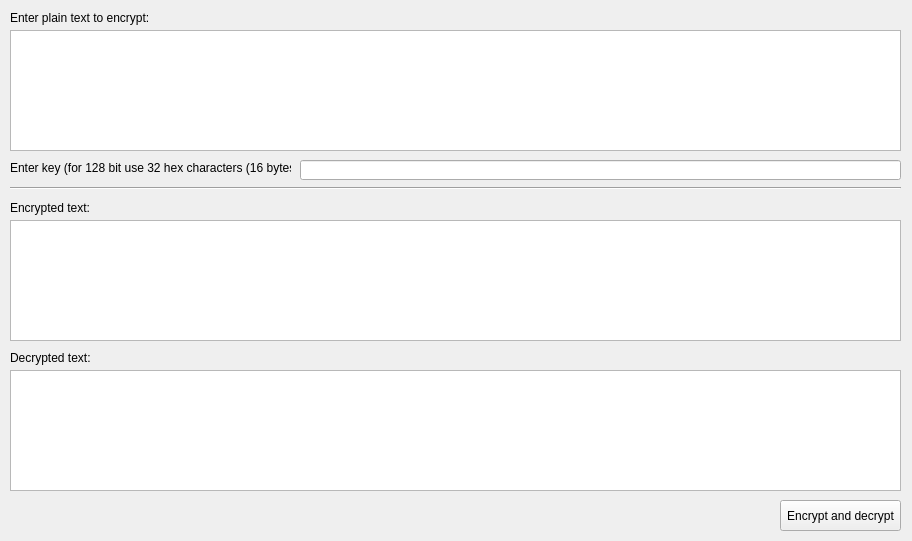
<?xml version="1.0" encoding="UTF-8"?>
<ui version="4.0">
 <class>MainWindow</class>
 <widget class="QMainWindow" name="MainWindow">
  <property name="geometry">
   <rect>
    <x>0</x>
    <y>0</y>
    <width>912</width>
    <height>541</height>
   </rect>
  </property>
  <property name="windowTitle">
   <string>MainWindow</string>
  </property>
  <widget class="QWidget" name="centralWidget">
   <widget class="QPushButton" name="ExecuteButton">
    <property name="geometry">
     <rect>
      <x>780</x>
      <y>500</y>
      <width>121</width>
      <height>31</height>
     </rect>
    </property>
    <property name="text">
     <string>Encrypt and decrypt</string>
    </property>
   </widget>
   <widget class="QTextEdit" name="PlainText">
    <property name="geometry">
     <rect>
      <x>10</x>
      <y>30</y>
      <width>891</width>
      <height>121</height>
     </rect>
    </property>
   </widget>
   <widget class="QLabel" name="label">
    <property name="geometry">
     <rect>
      <x>10</x>
      <y>10</y>
      <width>181</width>
      <height>16</height>
     </rect>
    </property>
    <property name="text">
     <string>Enter plain text to encrypt:</string>
    </property>
   </widget>
   <widget class="QLabel" name="label_2">
    <property name="geometry">
     <rect>
      <x>10</x>
      <y>200</y>
      <width>171</width>
      <height>16</height>
     </rect>
    </property>
    <property name="text">
     <string>Encrypted text:</string>
    </property>
   </widget>
   <widget class="QTextEdit" name="EncryptedText">
    <property name="geometry">
     <rect>
      <x>10</x>
      <y>220</y>
      <width>891</width>
      <height>121</height>
     </rect>
    </property>
   </widget>
   <widget class="QLabel" name="label_3">
    <property name="geometry">
     <rect>
      <x>10</x>
      <y>350</y>
      <width>181</width>
      <height>16</height>
     </rect>
    </property>
    <property name="text">
     <string>Decrypted text:</string>
    </property>
   </widget>
   <widget class="QTextEdit" name="DecryptedText">
    <property name="geometry">
     <rect>
      <x>10</x>
      <y>370</y>
      <width>891</width>
      <height>121</height>
     </rect>
    </property>
   </widget>
   <widget class="QLabel" name="label_4">
    <property name="geometry">
     <rect>
      <x>10</x>
      <y>160</y>
      <width>281</width>
      <height>16</height>
     </rect>
    </property>
    <property name="text">
     <string>Enter key (for 128 bit use 32 hex characters (16 bytes)): </string>
    </property>
   </widget>
   <widget class="QLineEdit" name="KeyText">
    <property name="geometry">
     <rect>
      <x>300</x>
      <y>160</y>
      <width>601</width>
      <height>20</height>
     </rect>
    </property>
   </widget>
   <widget class="Line" name="line">
    <property name="geometry">
     <rect>
      <x>10</x>
      <y>180</y>
      <width>891</width>
      <height>16</height>
     </rect>
    </property>
    <property name="orientation">
     <enum>Qt::Horizontal</enum>
    </property>
   </widget>
  </widget>
 </widget>
 <layoutdefault spacing="6" margin="11"/>
 <resources/>
 <connections/>
</ui>
